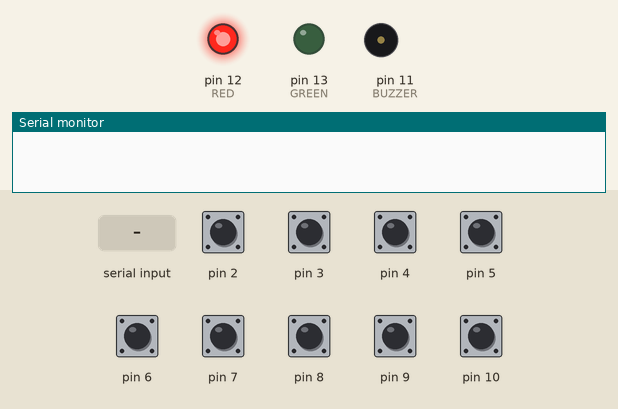
A sketch run on a simulated Arduino Uno, built with avr-gcc and run on an emulated ATmega328P. Shown: output pins drawn as LEDs (lit = HIGH), buzzer (waves = sounding, pin HIGH), the last lines printed to the serial monitor. Inputs (shaded band) come from the test bench; at power-on: pin 2–10 HIGH.

Above: at 1.2 s.
1.3 s: "S" received over Serial
At 2.3 s:
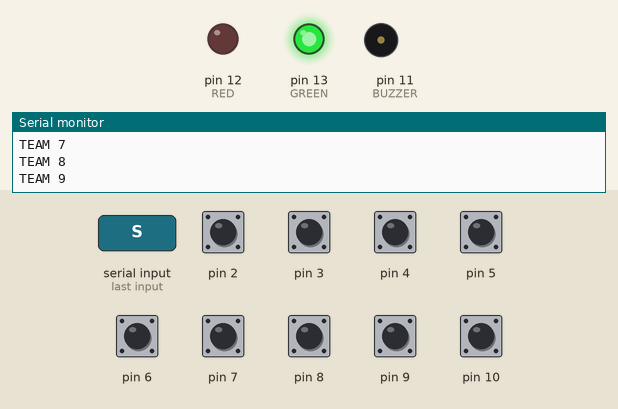
Timing chart, 0 to 4.3 s (numbered marks = the images above; inputs shaded):
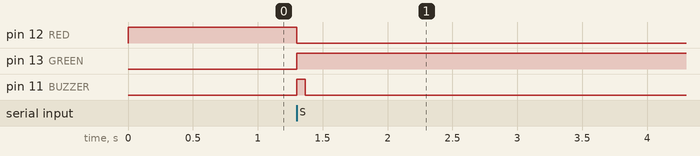

Measured:
- after the input at 1.3 s, pin 12 (RED): HIGH → LOW at once; pin 13 (GREEN): LOW → HIGH at once; pin 11 (BUZZER): LOW → HIGH at once, → LOW 0.07 s later

The sketch:

QuizBuzzerFinal.ino
```cpp
#define delaytime 1000
#define BUZZER 11
#define RED 12
#define GREEN 13
bool run=false;

int c1=0,c2=0,c3=0,c4=0,c5=0,c6=0,c7=0,c8=0,c9=0,bc=0;
char a;

void setup() {
    pinMode(2,INPUT_PULLUP);
    pinMode(3,INPUT_PULLUP);
    pinMode(4,INPUT_PULLUP);
    pinMode(5,INPUT_PULLUP);
    pinMode(6,INPUT_PULLUP);
    pinMode(7,INPUT_PULLUP);
    pinMode(8,INPUT_PULLUP);
    pinMode(9,INPUT_PULLUP);
    pinMode(10,INPUT_PULLUP);
    pinMode(BUZZER,OUTPUT);
    pinMode(RED,OUTPUT);
    pinMode(GREEN,OUTPUT);
    digitalWrite(GREEN,LOW);
    digitalWrite(RED,HIGH);

    Serial.begin(9600);}

void(* resetFunc)(void)=0;

void loop() {

    if (Serial.available()>0) {
        a=Serial.read();
        if(a=='R'){
           resetFunc();}
        if(a=='S'){
           digitalWrite(GREEN,HIGH);
           digitalWrite(RED,LOW);
           run=true;}
        if(a=='X'){
          digitalWrite(GREEN,LOW);
          digitalWrite(RED,HIGH);
          run=false;
        }}

    if(run==true){

      int TEAM_1= digitalRead(2),TEAM_2= digitalRead(3),TEAM_3= digitalRead(4),TEAM_4= digitalRead(5),TEAM_5= digitalRead(6),TEAM_6= digitalRead(7),TEAM_7= digitalRead(8),TEAM_8= digitalRead(9),TEAM_9= digitalRead(10);
      if (TEAM_1==HIGH){
          if (c1==0){
              Serial.println("TEAM 1");
              digitalWrite(BUZZER,HIGH);
              bc=0;
              c1++;}}

      if (TEAM_2==HIGH){
          if (c2==0){

              Serial.println("TEAM 2");
              digitalWrite(BUZZER,HIGH);
              bc=0;
              c2++;}}

      if (TEAM_3==HIGH){
          if (c3==0){

              Serial.println("TEAM 3");
              digitalWrite(BUZZER,HIGH);
              bc=0;
              c3++;}}

      if (TEAM_4==HIGH){
          if (c4==0){

              Serial.println("TEAM 4");
              digitalWrite(BUZZER,HIGH);
              bc=0;
              c4++;}}

      if (TEAM_5==HIGH){
          if (c5==0){

              Serial.println("TEAM 5");
              digitalWrite(BUZZER,HIGH);
              bc=0;
              c5++;}}

      if (TEAM_6==HIGH){
          if (c6==0){

              Serial.println("TEAM 6");
              digitalWrite(BUZZER,HIGH);
              bc=0;
              c6++;}}

      if (TEAM_7==HIGH){
          if (c7==0){

              Serial.println("TEAM 7");
              digitalWrite(BUZZER,HIGH);
              bc=0;
              c7++;}}

      if (TEAM_8==HIGH){
          if (c8==0){

              Serial.println("TEAM 8");
              digitalWrite(BUZZER,HIGH);
              bc=0;
              c8++;}}

      if (TEAM_9==HIGH){
          if (c9==0){

              Serial.println("TEAM 9");
              digitalWrite(BUZZER,HIGH);
              bc=0;
              c9++;}}
      if (bc==delaytime){
          digitalWrite(BUZZER,LOW);
      }
    }
    bc++;
}
```
